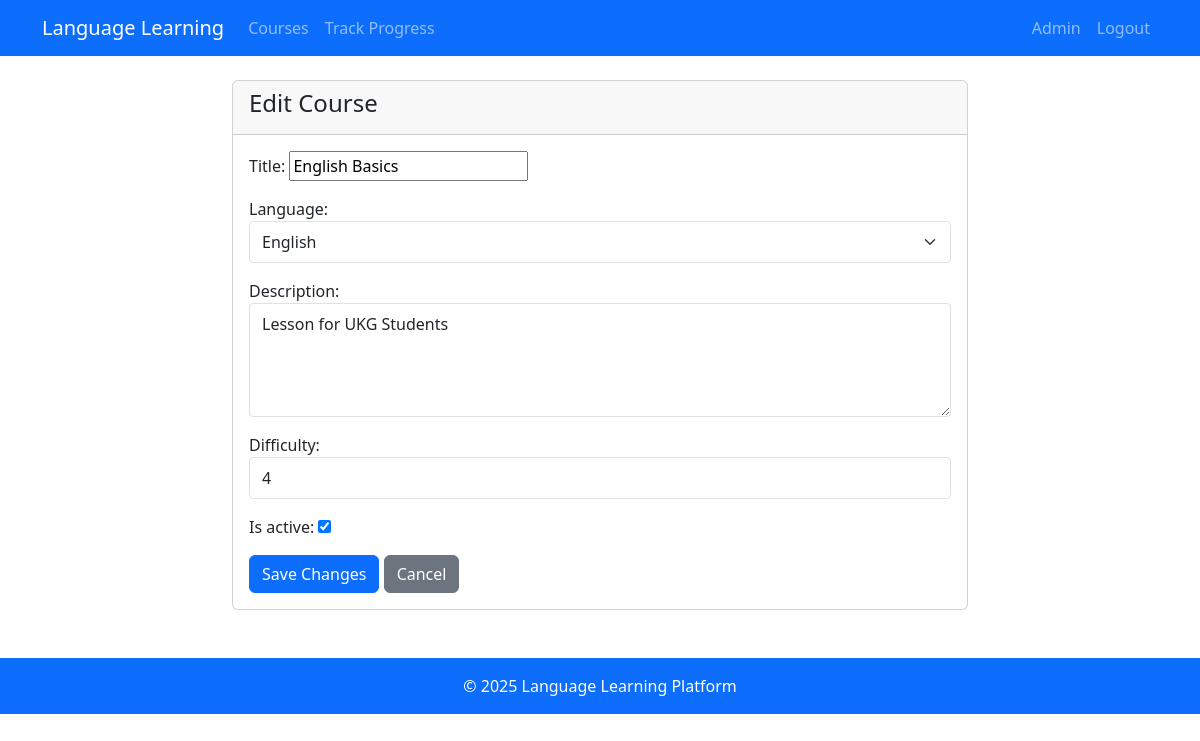
Page /courses/1/edit/ (signed in) on the committed database.
### learning/models.py (models this page shows, shortened)
class Course(models.Model):
    title = models.CharField(max_length=200)
    language = models.ForeignKey(Language, on_delete=models.CASCADE)
    description = models.TextField()
    created_at = models.DateTimeField(auto_now_add=True)
    updated_at = models.DateTimeField(auto_now=True)
    difficulty = models.IntegerField(
        validators=[MinValueValidator(1), MaxValueValidator(5)]
    )
    is_active = models.BooleanField(default=True)

### learning/views.py (the view)
# urls.py: path('courses/<int:course_id>/edit/', views.edit_course, name='edit_course'),
@login_required
@user_passes_test(is_admin)
def edit_course(request, course_id):
    course = get_object_or_404(Course, pk=course_id)
    if request.method == 'POST':
        form = CourseForm(request.POST, instance=course)
        if form.is_valid():
            form.save()
            messages.success(request, 'Course updated successfully!')
            return redirect('course_detail', course_id=course.id)
    else:
        form = CourseForm(instance=course)
    return render(request, 'courses/edit_course.html', {
        'form': form,
        'course': course  # Make sure to pass the course to the template
    })

### learning/forms.py
class CourseForm(forms.ModelForm):
    class Meta:
        model = Course
        fields = ('title', 'language', 'description', 'difficulty', 'is_active')
        widgets = {
            'language': forms.Select(attrs={'class': 'form-select'}),
            'description': forms.Textarea(attrs={'class': 'form-control', 'rows': 4}),
            'difficulty': forms.NumberInput(attrs={'class': 'form-control', 'min': 1, 'max': 5}),
        }

### learning/models.py (called while the page is built)
    def __str__(self):
        return self.name

### learning/views.py (called while the page is built)
def is_admin(user):
    return user.is_superuser

### templates/courses/edit_course.html (shortened to what this page needs)
{% extends 'base.html' %}
{% block content %}
<div class="row justify-content-center">
    <div class="col-md-8">
        <div class="card">
            <div class="card-header">
                <h4>Edit Course</h4>
            </div>
            <div class="card-body">
                <form method="post">
                    {{ form.as_p }}
                    <button type="submit" class="btn btn-primary">Save Changes</button>
                    <a href="{% url 'course_detail' course.id %}" class="btn btn-secondary">Cancel</a>
                </form>
            </div>
        </div>
    </div>
</div>
{% endblock %}

### templates/base.html (style rules this page uses)
body { padding-top: 56px; }
.form-control, .form-select { border-radius: 0.25rem; padding: 0.5rem 0.75rem; }

### rows in the picture
Course: title "English Basics", language "English", description "Lesson for UKG Students", difficulty "4", is_active "☑"
